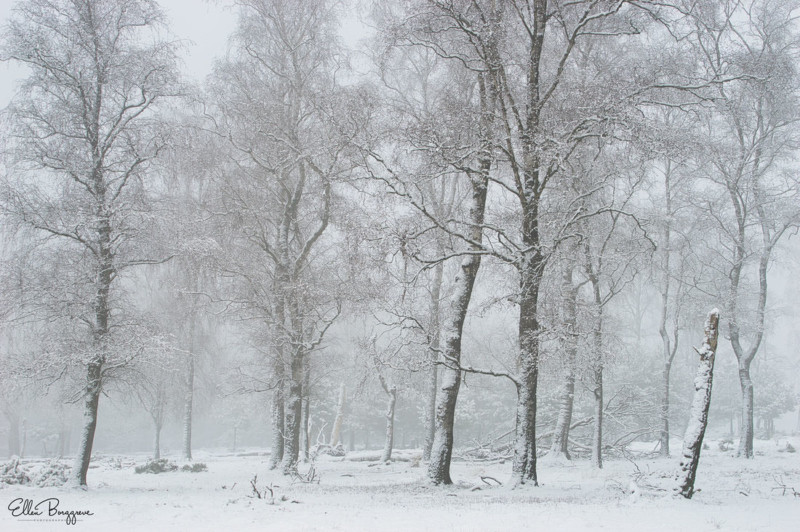
#> input picture data/low_contrast.jpg, 800 x 532 px
$ jupyter execute HistEqualizer.ipynb
#> lines starting #> are read from the running program, lines starting #| are printed output that depends on the picture
[cell 1]
import numpy as np
import matplotlib.pyplot as plt
import cv2

[cell 2]
img = cv2.imread("data/low_contrast.jpg")
#> img is the input picture: shape (532, 800, 3); mean B, G, R 184.9, 180.8, 176.7
plt.imshow(img, cmap = 'gray')

[cell 3]
#Ham tinh phan bo muc xam
hist = cv2.calcHist([img], channels = [0], mask = None,
                   histSize=[256],
                   ranges=[0,256])
#> hist = 256 values, max 6551 at index 185, min 0 at index 0, mean 1662.5
plt.plot(hist)
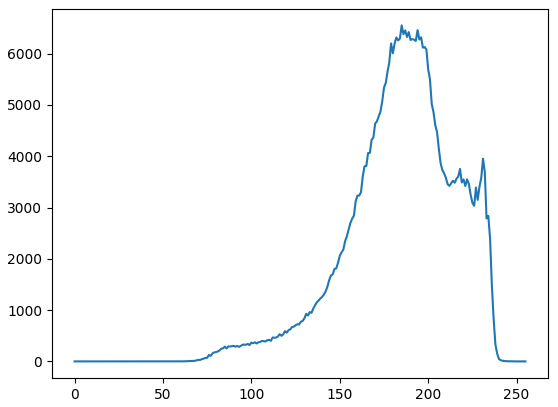
#> figure drawn by matplotlib, 1 panel; curve peaks at x = 185, y = 6551

[cell 4]
def hist_equalize(img):
    #calculate hist
    hist = cv2.calcHist([img], [0], None, [256], [0,256])

    #normalize hist
    h, w = img.shape[:2]
#> h = 532; w = 800
    hist = hist/(h*w)
#> hist = 256 values, max 0.0154 at index 185, min 0 at index 0, mean 0.00391

    #cal CDF
    cdf = np.cumsum(hist)
#> cdf = 256 values from 0 to 1
    s_k = (255 * cdf - 0.5).astype("uint8")
#> s_k = 256 values from 0 to 254
    return s_k

#Ve anh goc va luoc do xam
def plot_img_and_hist(img):
    hist = cv2.calcHist([img], channels=[0], mask=None, histSize=[256], ranges=[0, 256])
    plt.subplot(1, 2, 1)
    plt.imshow(img)
    plt.subplot(1, 2, 2)
    plt.plot(hist, 'b')
    plt.legend(('histogram'), loc = 'upper left')

#Can bang xam cho anh goc
s_k = hist_equalize(img)
#> s_k = 256 values from 0 to 254
#Ham chuyen doi anh goc sang anh moi voi muc xam can bang
equalized_img = cv2.LUT(img, s_k)
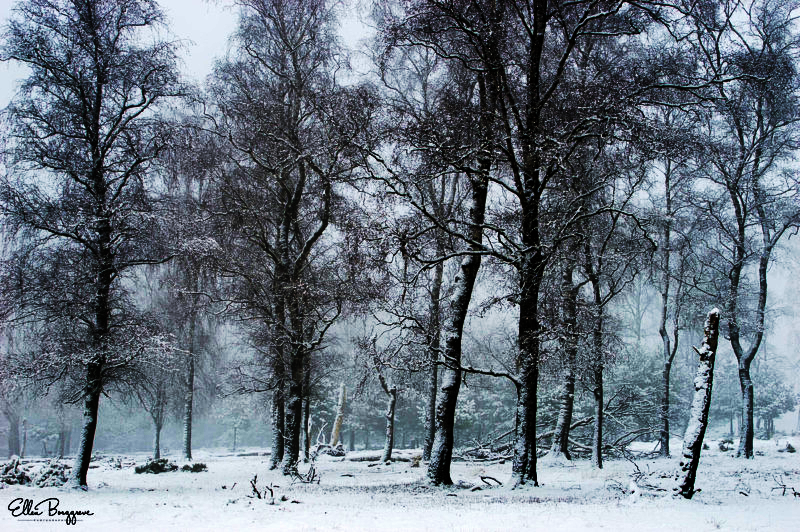
#> equalized_img: shape (532, 800, 3); mean B, G, R 127.8, 116.3, 104.8
#Ve anh sau can bang va do thi xam
plot_img_and_hist(equalized_img)
#> in plot_img_and_hist, `hist = cv2.calcHist([img], channels=[0], mask=None, histSize=[256], ra..`: hist = 256 values, max 6551 at index 120, min 0 at index 31, mean 1662.5
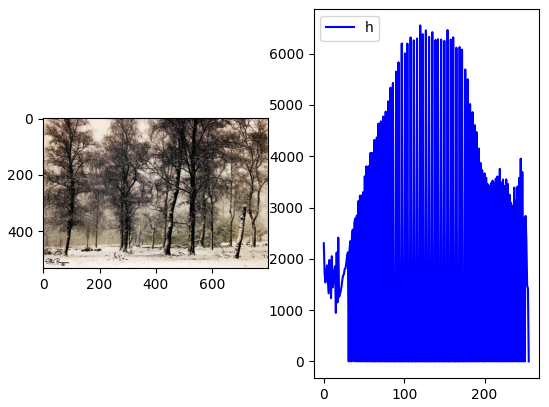
#> figure drawn by matplotlib, 2 panels; B, G, R data is drawn as R, G, B; panel 2: curve peaks at x = 120, y = 6551

$ run again, with data/Sheet1.jpg copied over data/low_contrast.jpg
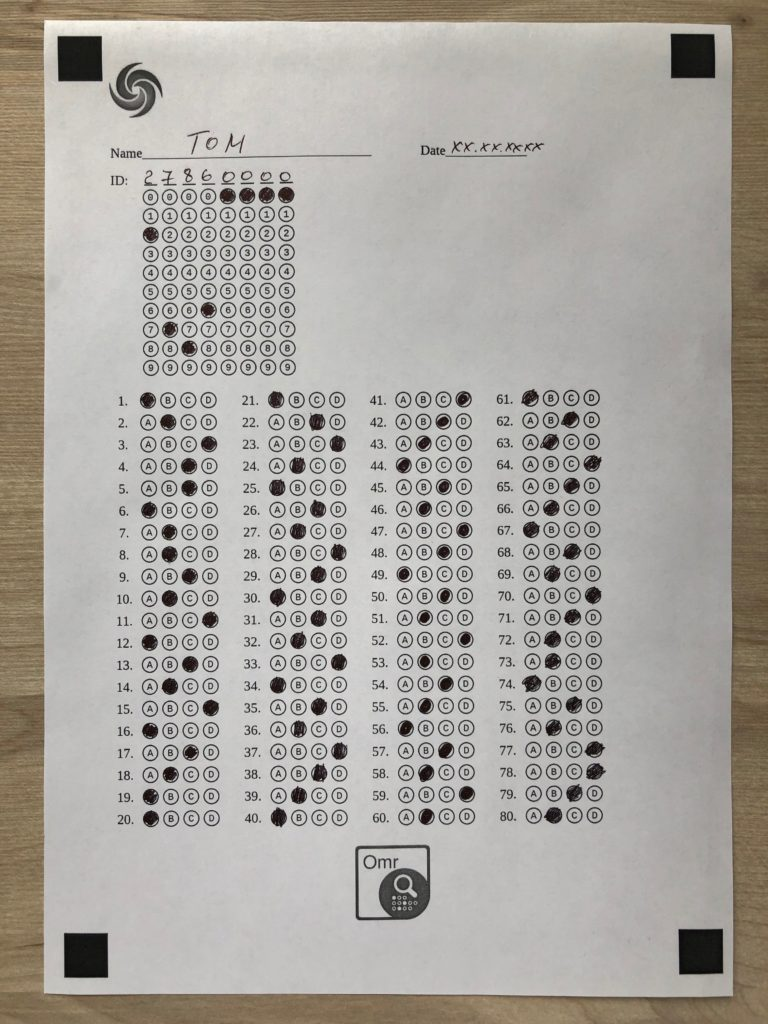
#> input picture data/Sheet1.jpg, 768 x 1024 px
#> img is the input picture: shape (1024, 768, 3); mean B, G, R 159.9, 166, 170
#> `hist = cv2.calcHist([img], channels = [0], mask = None, histSize=[256]..`: hist = 256 values, max 20366 at index 188, min 0 at index 237, mean 3072
#> in hist_equalize, `hist = hist/(h*w)`: hist = 256 values, max 0.0259 at index 188, min 0 at index 237, mean 0.00391
#> cdf = 256 values from 1.65e-05 to 1
#> in hist_equalize, `s_k = (255 * cdf - 0.5).astype("uint8")`: s_k = 256 values from 0 to 254
#> `equalized_img = cv2.LUT(img, s_k)`:
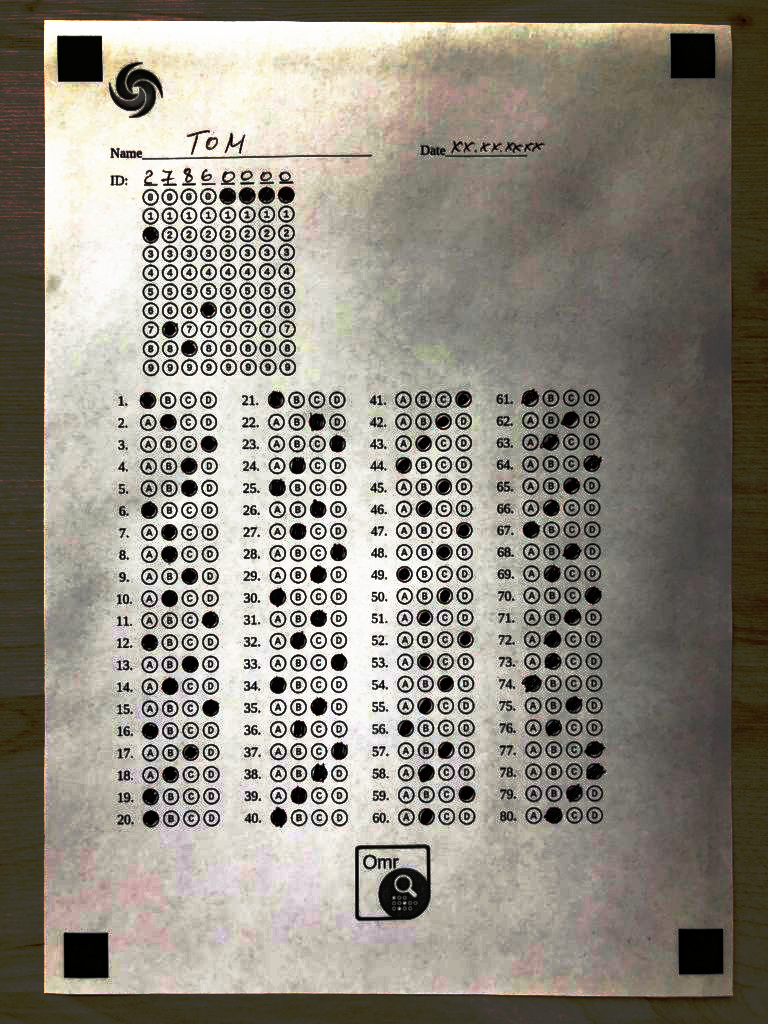
#> equalized_img: shape (1024, 768, 3); mean B, G, R 128.1, 138.5, 143.5
#> in plot_img_and_hist, `hist = cv2.calcHist([img], channels=[0], mask=None, histSize=[256], ra..`: hist = 256 values, max 20366 at index 163, min 0 at index 25, mean 3072
#> `[cell 4] def hist_equalize(img): #calculate hist hist = cv2.calcHist([..`:
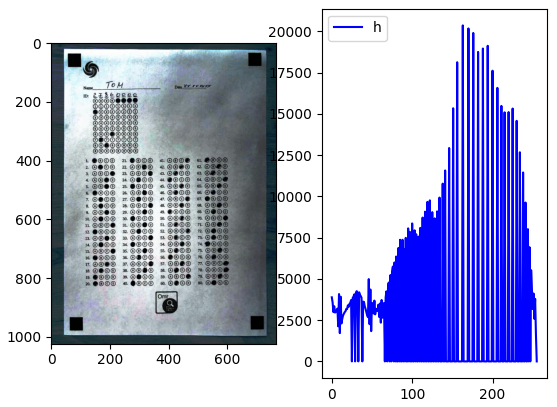
#> figure drawn by matplotlib, 2 panels; B, G, R data is drawn as R, G, B; panel 2: curve peaks at x = 163, y = 20366

$ run again, with data/car.jpg copied over data/low_contrast.jpg
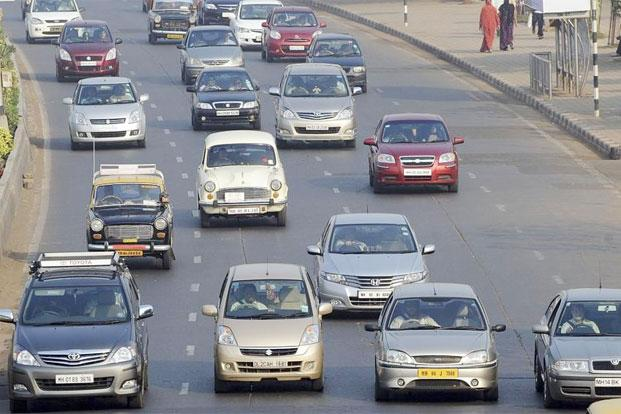
#> input picture data/car.jpg, 621 x 414 px
#> img is the input picture: shape (414, 621, 3); mean B, G, R 143, 137.5, 136.2
#> `hist = cv2.calcHist([img], channels = [0], mask = None, histSize=[256]..`: hist = 256 values, max 6627 at index 154, min 11 at index 3, mean 1004.3
#> in hist_equalize, `hist = hist/(h*w)`: hist = 256 values, max 0.0258 at index 154, min 4.28e-05 at index 3, mean 0.00391
#> cdf = 256 values from 0.00042 to 1
#> in hist_equalize, `s_k = (255 * cdf - 0.5).astype("uint8")`: s_k = 256 values from 0 to 254
#> `equalized_img = cv2.LUT(img, s_k)`:
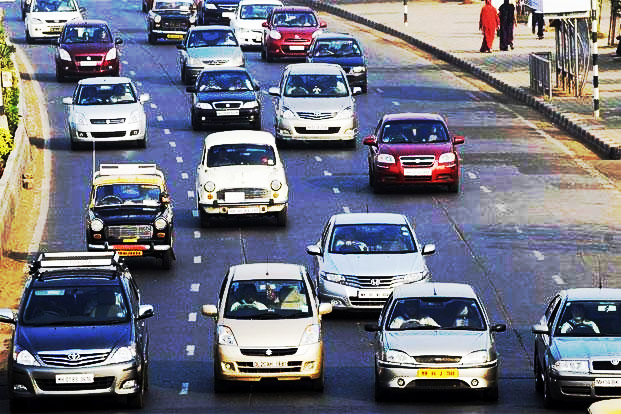
#> equalized_img: shape (414, 621, 3); mean B, G, R 127.8, 114.9, 113.3
#> in plot_img_and_hist, `hist = cv2.calcHist([img], channels=[0], mask=None, histSize=[256], ra..`: hist = 256 values, max 6627 at index 156, min 0 at index 50, mean 1004.3
#> `[cell 4] def hist_equalize(img): #calculate hist hist = cv2.calcHist([..`:
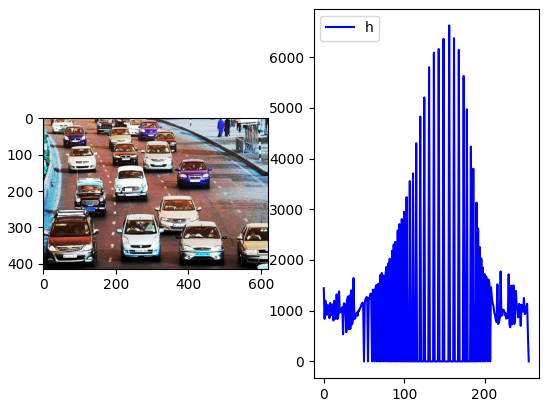
#> figure drawn by matplotlib, 2 panels; B, G, R data is drawn as R, G, B; panel 2: curve peaks at x = 156, y = 6627

$ run again, with data/astronaut.png saved as data/low_contrast.jpg
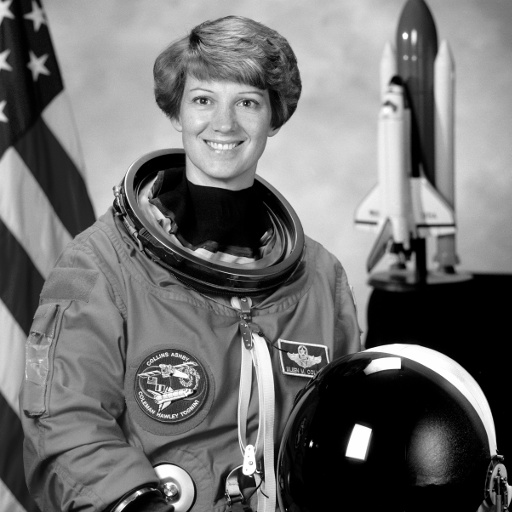
#> input picture data/astronaut.png, 512 x 512 px
#> img is the input picture: shape (512, 512, 3); min 0, max 255, mean 112.7
#> `hist = cv2.calcHist([img], channels = [0], mask = None, histSize=[256]..`: hist = 256 values, max 28632 at index 0, min 134 at index 244, mean 1024
#> in hist_equalize, `hist = hist/(h*w)`: hist = 256 values, max 0.109 at index 0, min 0.000511 at index 244, mean 0.00391
#> cdf = 256 values from 0.109 to 1
#> in hist_equalize, `s_k = (255 * cdf - 0.5).astype("uint8")`: s_k = 256 values from 27 to 254
#> `equalized_img = cv2.LUT(img, s_k)`:
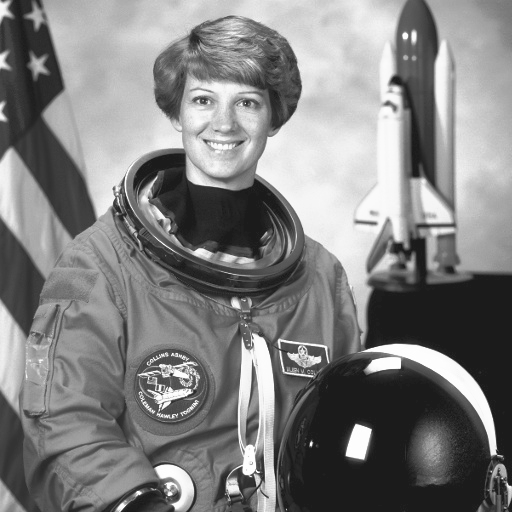
#> equalized_img: shape (512, 512, 3); min 27, max 254, mean 128.5
#> in plot_img_and_hist, `hist = cv2.calcHist([img], channels=[0], mask=None, histSize=[256], ra..`: hist = 256 values, max 28632 at index 27, min 0 at index 0, mean 1024
#> `[cell 4] def hist_equalize(img): #calculate hist hist = cv2.calcHist([..`:
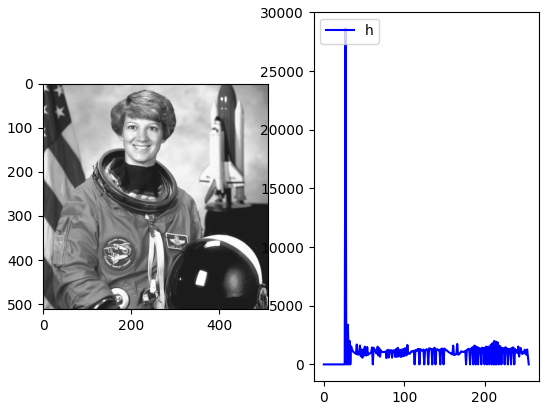
#> figure drawn by matplotlib, 2 panels; panel 2: curve peaks at x = 27, y = 28632
